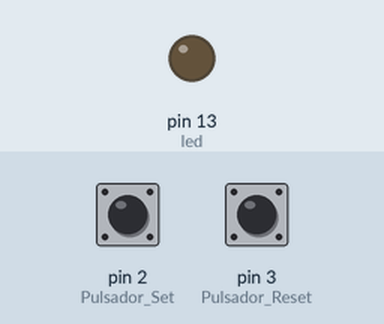
Bench run of a sketch on a simulated Arduino Uno, built with avr-gcc and run on an emulated ATmega328P. On the bench: output pins drawn as LEDs (lit = HIGH). The inputs (shaded band) are chosen by the test bench; at power-on: pin 2 (Pulsador_Set) LOW, pin 3 (Pulsador_Reset) LOW.

Above: at 1.2 s.
1.3 s: pin 2 (Pulsador_Set) pulled HIGH for 0.15 s
At 2.1 s:
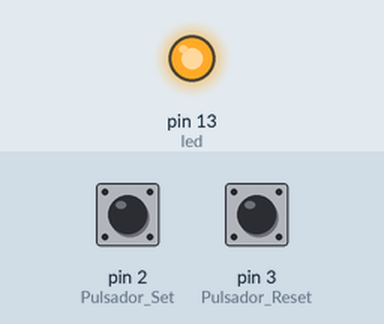
2.9 s: pin 3 (Pulsador_Reset) pulled HIGH for 0.15 s
At 3.3 s:
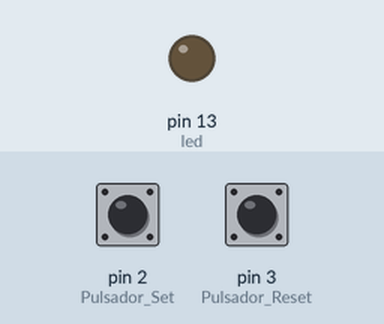
4.5 s: pin 2 (Pulsador_Set) pulled HIGH for 1 s
At 5.7 s:
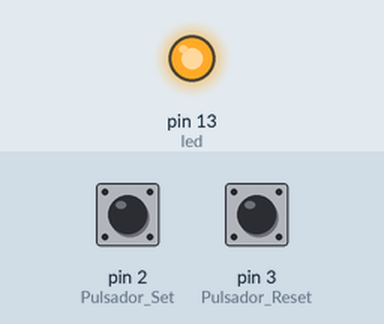
Timing chart, 0 to 7.5 s (numbered marks = the images above; inputs shaded):
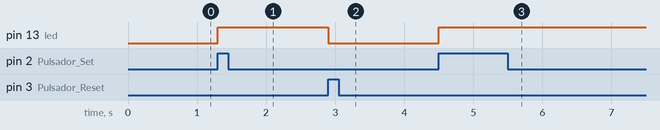

The sketch:

Set___Reset.ino
```cpp
byte led = 13;
byte Pulsador_Set = 2;
byte Pulsador_Reset = 3;
byte Estado_Pulsador_S;
byte Estado_Pulsador_R;

void setup() {
pinMode(led, OUTPUT);
pinMode(Pulsador_Set, INPUT);
pinMode(Pulsador_Reset, INPUT);
}

void loop() {
Estado_Pulsador_S = digitalRead(Pulsador_Set);
Estado_Pulsador_R = digitalRead(Pulsador_Reset);
if (Estado_Pulsador_S == 1)
{
digitalWrite(led, 1);
}
if (Estado_Pulsador_R == 1)
{
digitalWrite(led, 0);
}
}
```

Measured:
- after the input at 1.3 s, pin 13 (led): LOW → HIGH at once
- after the input at 2.9 s, pin 13 (led): HIGH → LOW at once
- after the input at 4.5 s, pin 13 (led): LOW → HIGH at once
